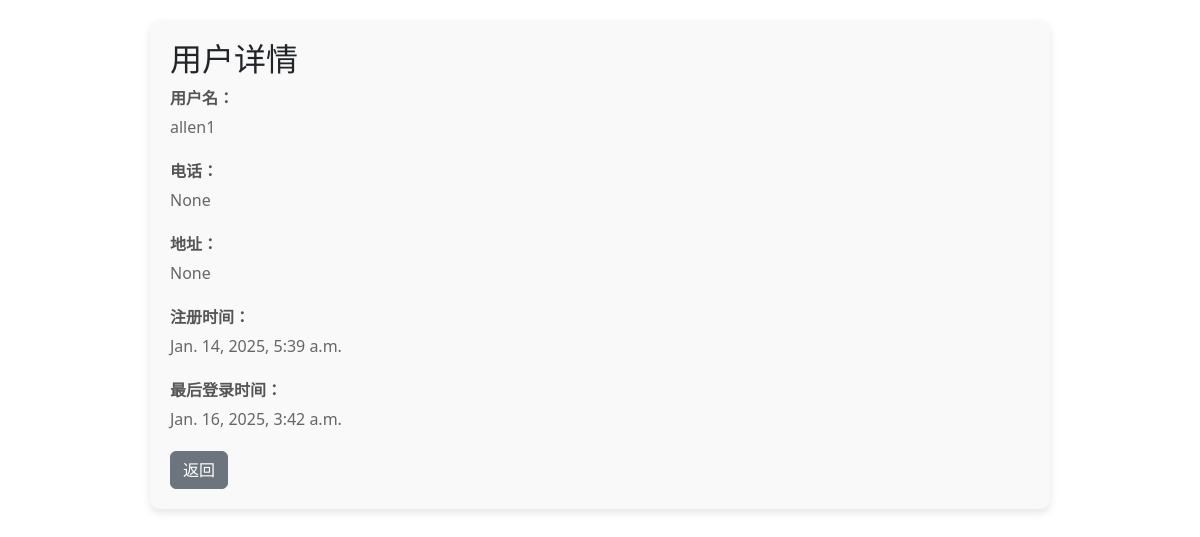
The page /user/3/ (signed in) on the database as committed earlier.
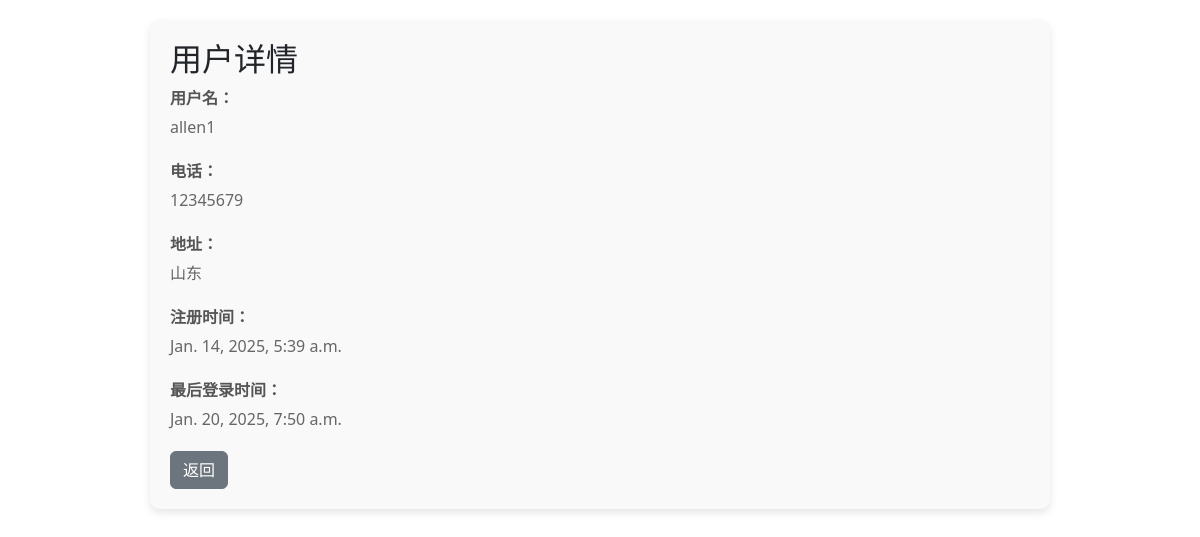
The same page on the database as committed later.
### users/models.py (models this page shows, shortened)
class CustomUser(AbstractUser):
    is_admin = models.BooleanField(default=False)
    phone_number = models.CharField(max_length=15, blank=True, null=True)  # 电话号码
    address = models.TextField(blank=True, null=True)  # 地址

### users/views.py (the view)
# urls.py: path('user/<int:user_id>/', views.user_detail, name='user_detail'),
@login_required
def user_detail(request, user_id):
    user = get_object_or_404(CustomUser, id=user_id)
    previous_url = request.META.get('HTTP_REFERER', 'default_url')
    return render(request, 'users/user_detail.html', {'user': user, 'previous_url': previous_url})

### templates/users/user_detail.html (shortened to what this page needs)
{% extends 'base_generic.html' %}
{% block content %}
<div class="user-detail-container">
<h2>用户详情</h2>
<div class="user-info">
    <label>用户名：</label>
    <p>{{ user.username }}</p>
</div>
<div class="user-info">
    <label>电话：</label>
    <p>{{ user.phone_number }}</p>
</div>
<div class="user-info">
    <label>地址：</label>
    <p>{{ user.address }}</p>
</div>
<div class="user-info">
    <label>注册时间：</label>
    <p>{{ user.date_joined }}</p>
</div>
<div class="user-info">
    <label>最后登录时间：</label>
    <p>{{ user.last_login }}</p>
</div>
<a href="{{ previous_url }}" class="btn btn-secondary">返回</a>
</div>
{% endblock %}

Rows that differ between the two databases and show on the page:
changed CustomUser "allen1": phone_number "None" → "12345679"; address "None" → "山东"; last_login "Jan. 16, 2025, 3:42 a.m." → "Jan. 20, 2025, 7:50 a.m."
